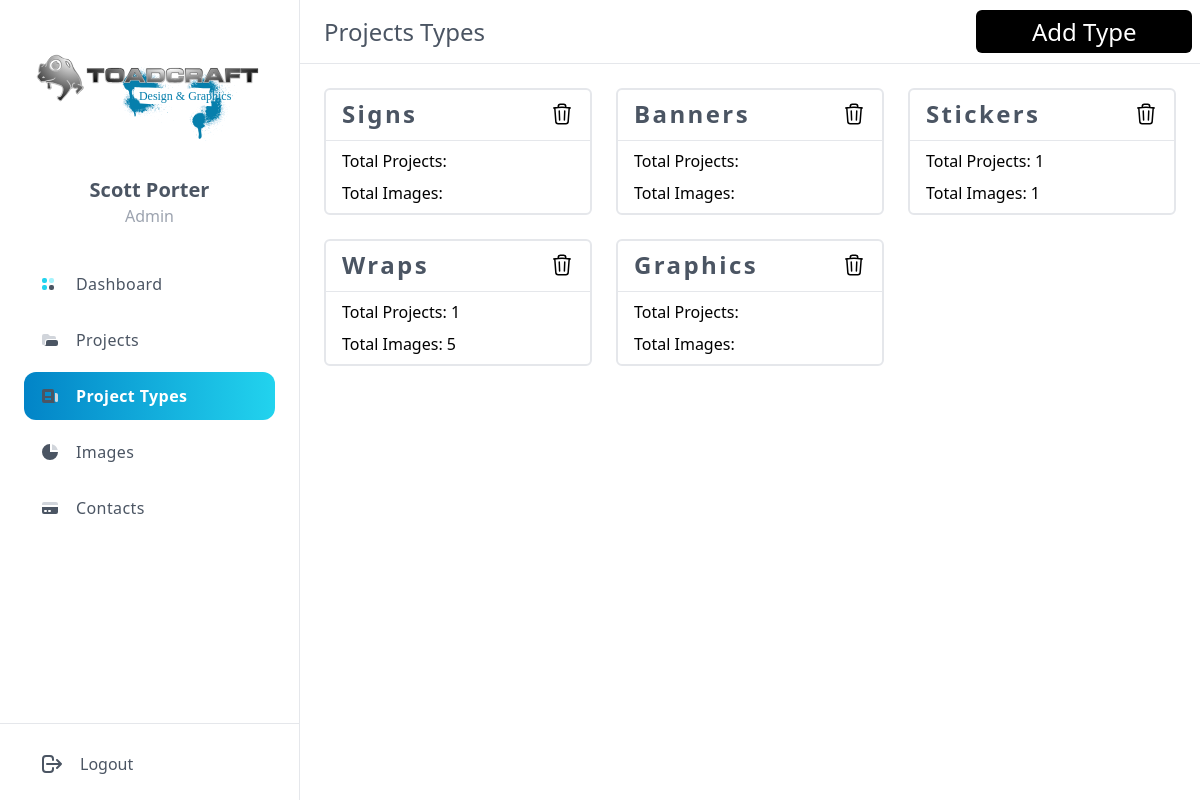
/admin_panel/project_types/ (signed in), run on the app's committed database.
### base/models.py (models this page shows, shortened)
class ProjectType(models.Model):
    name = models.CharField(max_length=100, null=True, blank=True)
    def __str__(self):
        return self.name

class Project(models.Model):
    name = models.CharField(max_length=100)
    description = models.TextField()
    project_type = models.ForeignKey('ProjectType', null=True, blank=True, on_delete=models.SET_NULL)
    primary_image = models.ForeignKey('ProjectImage', on_delete=models.SET_NULL, related_name='primary_image', null=True, blank=True)

### base/views.py (the view, shortened to what this page needs)
# urls.py: path('admin_panel/project_types/', views.admin_project_types, name='admin_project_types'),
@login_required(login_url='login_page')
def admin_project_types(request):
    projects = Project.objects.all()
    images = ProjectImage.objects.all()
    project_types = ProjectType.objects.all()
    grouped_projects = {}
    grouped_images = {}
    for project in projects:
        if project.project_type is not None:
            if project.project_type.name in grouped_projects:
                grouped_projects[project.project_type.name].append(project)
            else:
                grouped_projects[project.project_type.name] = [project]
    for image in images:
        if image.project.project_type is not None:
            if image.project.project_type.name in grouped_images:
                grouped_images[image.project.project_type.name].append(image)
            else:
                grouped_images[image.project.project_type.name] = [image]
    form = ProjectTypeForm()
    context = {'form': form, 'projects': projects, 'grouped_projects': grouped_projects, 'grouped_images': grouped_images, 'project_types': project_types}
    return render(request, 'base/admin_project_types.html', context)

### base/templates/base/admin_project_types.html (shortened to what this page needs)
{% extends 'base/admin_panel.html' %}
{% block content %}
<div class="sticky z-10 top-0 h-16 border-b bg-white lg:py-2.5 flex justify-between">
    <div class="px-6 flex items-center justify-between space-x-4 2xl:container">
        <h5 hidden class="text-2xl text-gray-600 font-medium lg:block">Projects Types</h5>
    </div>
    <div class="flex justify-end items-center rounded-md mr-2 bg-black">
        <a href="#" class="add-type text-2xl cursor-pointer w-44 p-4 ml-10 text-white font-medium lg:block">Add
            Type</a>
    </div>
</div>
<div style="display: block;" class="px-6 pt-6 2xl:container">
    <div class="grid gap-6 md:grid-cols-2 lg:grid-cols-3">
        {% for type in project_types %}
        <div class="project-type-card border-solid border-2 rounded-md">
            <div class="flex justify-between mx-4 my-2">
                <div class="flex justify-center font-MicrogrammaReg tracking-widest font-semibold text-gray-600 text-2xl">
                    {{ type }}</div>
                <div class="mt-1">
                    <button class="delete-button" data-project-type-id="{{ type.id }}">
                    </button>
                </div>
            </div>
            <hr>
            <div class="mx-4 mt-2">Total Projects:
                {% for project, group in grouped_projects.items %}
                {% if project == type.name %}
                {{ group|length }}
                {% endif %}
                {% endfor %}
            </div>
            <div class="mx-4 mt-2 mb-2">Total Images:
                {% for images in grouped_images.items %}
                {% if images.0 == type.name %}
                {{ images.1|length }}
                {% endif %}
                {% endfor %}
            </div>
        </div>
        {% endfor %}
    </div>
</div>
{% endblock content %}

### data on the page
ProjectType: name "Signs"
ProjectType: name "Banners"
ProjectType: name "Stickers", images "1"
Project: group "1"
ProjectType: name "Wraps", images "5"
Project: group "1"
ProjectType: name "Graphics"
